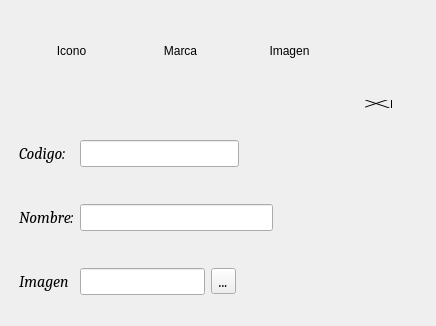
<?xml version="1.0" encoding="UTF-8"?>
<ui version="4.0">
 <class>FormEmpleadoArea</class>
 <widget class="QDialog" name="FormEmpleadoArea">
  <property name="geometry">
   <rect>
    <x>0</x>
    <y>0</y>
    <width>436</width>
    <height>326</height>
   </rect>
  </property>
  <property name="windowTitle">
   <string>Dialog</string>
  </property>
  <widget class="QWidget" name="layoutWidget">
   <property name="geometry">
    <rect>
     <x>20</x>
     <y>10</y>
     <width>321</width>
     <height>82</height>
    </rect>
   </property>
   <layout class="QHBoxLayout" name="horizontalLayout">
    <property name="topMargin">
     <number>0</number>
    </property>
    <item>
     <widget class="QLabel" name="label_6">
      <property name="minimumSize">
       <size>
        <width>60</width>
        <height>80</height>
       </size>
      </property>
      <property name="text">
       <string>Icono</string>
      </property>
      <property name="alignment">
       <set>Qt::AlignCenter</set>
      </property>
     </widget>
    </item>
    <item>
     <widget class="QLabel" name="label_4">
      <property name="minimumSize">
       <size>
        <width>60</width>
        <height>80</height>
       </size>
      </property>
      <property name="text">
       <string>Marca</string>
      </property>
      <property name="alignment">
       <set>Qt::AlignCenter</set>
      </property>
     </widget>
    </item>
    <item>
     <widget class="QLabel" name="LabelImage">
      <property name="minimumSize">
       <size>
        <width>60</width>
        <height>80</height>
       </size>
      </property>
      <property name="text">
       <string>Imagen</string>
      </property>
      <property name="alignment">
       <set>Qt::AlignCenter</set>
      </property>
     </widget>
    </item>
   </layout>
  </widget>
  <widget class="QTabWidget" name="tabWidget">
   <property name="geometry">
    <rect>
     <x>10</x>
     <y>100</y>
     <width>382</width>
     <height>236</height>
    </rect>
   </property>
   <property name="font">
    <font>
     <family>Cambria</family>
     <pointsize>12</pointsize>
     <weight>50</weight>
     <italic>true</italic>
     <bold>false</bold>
    </font>
   </property>
   <property name="autoFillBackground">
    <bool>false</bool>
   </property>
   <property name="styleSheet">
    <string notr="true">
QTabWidget::pane { 
font: bold 14px;
   background: transparent; 
  margin: 0px,0px,0px,0px;
   border: 0px solid transparent;  
  }

QTabBar::tab {
    background: transparent;
    border: 2px solid transparent;
    border-bottom-color: transparent; /* same as the pane color */
    border-top-left-radius: 4px;
    border-top-right-radius: 4px;
    min-width: 8ex;
    padding: 2px;
}

</string>
   </property>
   <property name="tabPosition">
    <enum>QTabWidget::East</enum>
   </property>
   <property name="tabShape">
    <enum>QTabWidget::Triangular</enum>
   </property>
   <property name="currentIndex">
    <number>0</number>
   </property>
   <property name="iconSize">
    <size>
     <width>40</width>
     <height>40</height>
    </size>
   </property>
   <property name="elideMode">
    <enum>Qt::ElideMiddle</enum>
   </property>
   <property name="usesScrollButtons">
    <bool>true</bool>
   </property>
   <property name="documentMode">
    <bool>false</bool>
   </property>
   <property name="tabsClosable">
    <bool>false</bool>
   </property>
   <property name="movable">
    <bool>false</bool>
   </property>
   <widget class="QWidget" name="tab">
    <attribute name="icon">
     <iconset resource="../Recursos.qrc">
      <normaloff>:/Imagenes/iconos/add.png</normaloff>:/Imagenes/iconos/add.png</iconset>
    </attribute>
    <attribute name="title">
     <string/>
    </attribute>
    <layout class="QHBoxLayout" name="horizontalLayout_2">
     <item>
      <layout class="QGridLayout" name="gridLayout_2">
       <item row="2" column="0">
        <widget class="QLabel" name="label_3">
         <property name="font">
          <font>
           <family>Cambria</family>
           <pointsize>12</pointsize>
           <italic>true</italic>
          </font>
         </property>
         <property name="text">
          <string>Imagen</string>
         </property>
        </widget>
       </item>
       <item row="0" column="0">
        <widget class="QLabel" name="label">
         <property name="font">
          <font>
           <family>Cambria</family>
           <pointsize>12</pointsize>
           <italic>true</italic>
          </font>
         </property>
         <property name="text">
          <string>Codigo:</string>
         </property>
        </widget>
       </item>
       <item row="2" column="3" colspan="2">
        <widget class="QToolButton" name="ButtonArchivoImagen">
         <property name="font">
          <font>
           <family>Cambria</family>
           <pointsize>12</pointsize>
           <italic>true</italic>
          </font>
         </property>
         <property name="text">
          <string>...</string>
         </property>
        </widget>
       </item>
       <item row="1" column="0">
        <widget class="QLabel" name="label_2">
         <property name="font">
          <font>
           <family>Cambria</family>
           <pointsize>12</pointsize>
           <italic>true</italic>
          </font>
         </property>
         <property name="text">
          <string>Nombre:</string>
         </property>
        </widget>
       </item>
       <item row="1" column="1" colspan="4">
        <widget class="QLineEdit" name="LineNombre">
         <property name="font">
          <font>
           <family>Cambria</family>
           <pointsize>12</pointsize>
           <italic>true</italic>
          </font>
         </property>
         <property name="inputMethodHints">
          <set>Qt::ImhFormattedNumbersOnly</set>
         </property>
        </widget>
       </item>
       <item row="2" column="1" colspan="2">
        <widget class="QLineEdit" name="LineImagen">
         <property name="font">
          <font>
           <family>Cambria</family>
           <pointsize>12</pointsize>
           <italic>true</italic>
          </font>
         </property>
         <property name="readOnly">
          <bool>true</bool>
         </property>
        </widget>
       </item>
       <item row="0" column="4">
        <spacer name="horizontalSpacer">
         <property name="orientation">
          <enum>Qt::Horizontal</enum>
         </property>
         <property name="sizeType">
          <enum>QSizePolicy::Fixed</enum>
         </property>
         <property name="sizeHint" stdset="0">
          <size>
           <width>18</width>
           <height>20</height>
          </size>
         </property>
        </spacer>
       </item>
       <item row="0" column="1" colspan="3">
        <widget class="QLineEdit" name="LineCodigo">
         <property name="font">
          <font>
           <family>Cambria</family>
           <pointsize>12</pointsize>
           <italic>true</italic>
          </font>
         </property>
         <property name="inputMethodHints">
          <set>Qt::ImhNone</set>
         </property>
         <property name="readOnly">
          <bool>true</bool>
         </property>
        </widget>
       </item>
      </layout>
     </item>
     <item>
      <layout class="QVBoxLayout" name="verticalLayout_2">
       <property name="leftMargin">
        <number>0</number>
       </property>
       <item>
        <widget class="QPushButton" name="ButtonGuardar">
         <property name="text">
          <string/>
         </property>
         <property name="icon">
          <iconset resource="../Recursos.qrc">
           <normaloff>:/Imagenes/iconos/guardar.png</normaloff>:/Imagenes/iconos/guardar.png</iconset>
         </property>
         <property name="iconSize">
          <size>
           <width>40</width>
           <height>40</height>
          </size>
         </property>
         <property name="autoDefault">
          <bool>false</bool>
         </property>
         <property name="flat">
          <bool>true</bool>
         </property>
        </widget>
       </item>
       <item>
        <widget class="QPushButton" name="ButtonModificar">
         <property name="text">
          <string/>
         </property>
         <property name="icon">
          <iconset resource="../Recursos.qrc">
           <normaloff>:/Imagenes/iconos/editar.png</normaloff>:/Imagenes/iconos/editar.png</iconset>
         </property>
         <property name="iconSize">
          <size>
           <width>40</width>
           <height>40</height>
          </size>
         </property>
         <property name="autoDefault">
          <bool>false</bool>
         </property>
         <property name="default">
          <bool>false</bool>
         </property>
         <property name="flat">
          <bool>true</bool>
         </property>
        </widget>
       </item>
       <item>
        <widget class="QPushButton" name="ButtonEliminar">
         <property name="text">
          <string/>
         </property>
         <property name="icon">
          <iconset resource="../Recursos.qrc">
           <normaloff>:/Imagenes/iconos/delete.png</normaloff>:/Imagenes/iconos/delete.png</iconset>
         </property>
         <property name="iconSize">
          <size>
           <width>40</width>
           <height>40</height>
          </size>
         </property>
         <property name="flat">
          <bool>true</bool>
         </property>
        </widget>
       </item>
       <item>
        <widget class="QPushButton" name="ButtonRegresar">
         <property name="text">
          <string/>
         </property>
         <property name="icon">
          <iconset resource="../Recursos.qrc">
           <normaloff>:/Imagenes/iconos/izquierda.png</normaloff>:/Imagenes/iconos/izquierda.png</iconset>
         </property>
         <property name="iconSize">
          <size>
           <width>40</width>
           <height>40</height>
          </size>
         </property>
         <property name="flat">
          <bool>true</bool>
         </property>
        </widget>
       </item>
      </layout>
     </item>
    </layout>
   </widget>
  </widget>
 </widget>
 <resources>
  <include location="../Recursos.qrc"/>
 </resources>
 <connections/>
</ui>
